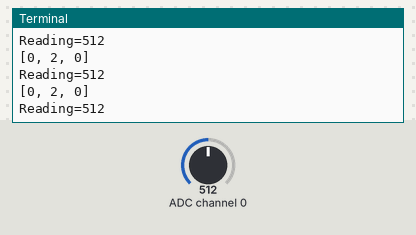
A program run on a simulated Raspberry Pi (BCM pin numbers). Shown: the last lines printed to the terminal. The test bench sets the inputs (shaded band); at power-on: ADC channel 0 = 512 (analog values on the 0–1023 scale).

Above: at 1.2 s.
1.3 s: ADC channel 0 set to 716
At 1.8 s:
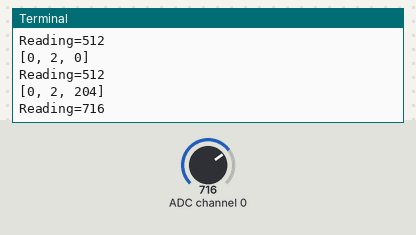
2.8 s: ADC channel 0 set to 900
At 3.4 s:
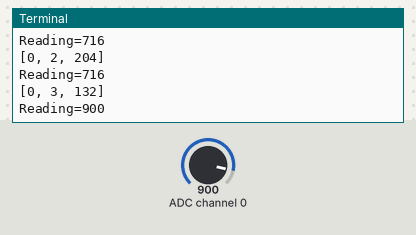
Timing chart, 0 to 5.8 s (numbered marks = the images above; inputs shaded):
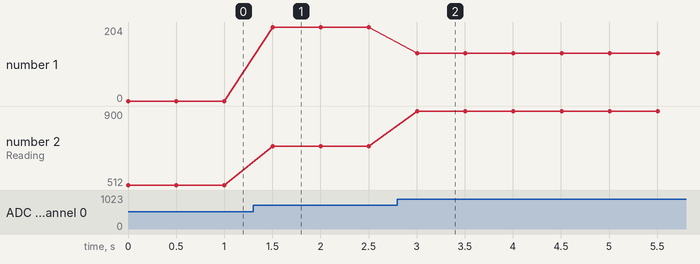

The program:

potentiometer.py
```python
import spidev
import time

# spi 인스턴스 생성
spi = spidev.SpiDev()

# spi 통신 시작
spi.open(0, 0) # bus : 0, dev : 0

# spi 통신 속도 설정
spi.max_speed_hz = 100000

# 채널에서 spi 데이터 읽기 (0 ~ 1023)
def analing_read(channel):
    # [byte_1, byte_2, byte_3]
    ret = spi.xfer2([1, (8 + channel) << 4, 0])
    print(ret)
    adc_out = ((ret[1] & 3) << 8) + ret[2]
    return adc_out

try:
    while True:
        reading = analing_read(0) # reading(0~1023)
        print("Reading=%d" % reading)
        time.sleep(0.5)
finally:
    spi.close()
```

Measured:
- after the input at 1.3 s, the terminal: prints a new line after 0.20 s (image 1)
- after the input at 2.8 s, the terminal: prints a new line after 0.20 s (image 2)
- plotted number 1: 0 → 204 after the input at 1.3 s, 204 → 132 after the input at 2.8 s
- plotted number 2: 512 → 716 after the input at 1.3 s, 716 → 900 after the input at 2.8 s
